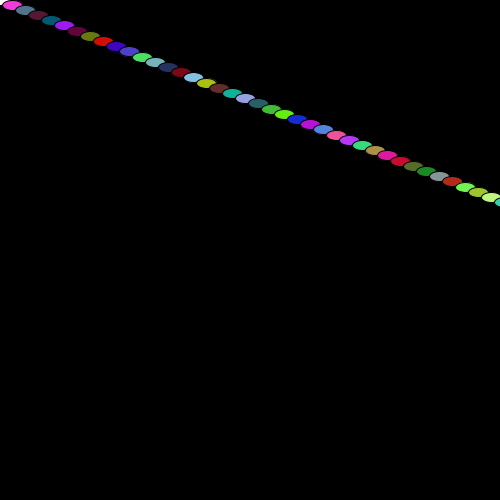
Frame 1 (no input)
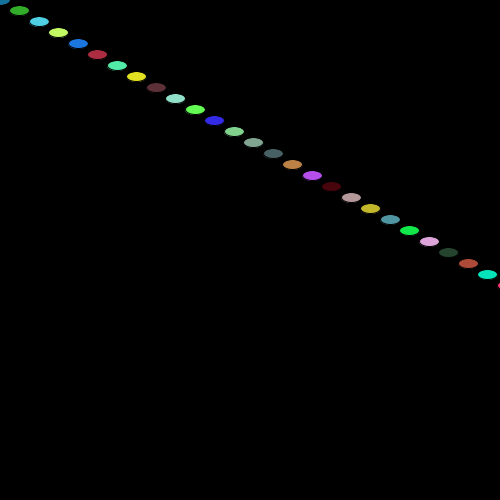
Frame 60 (the mouse pressed at the canvas centre just before this capture)
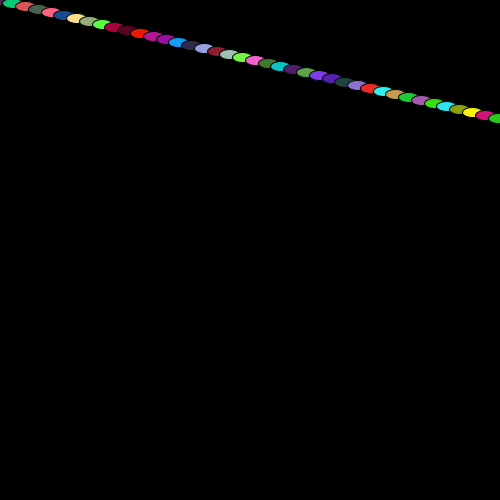
Frame 120 (the mouse held since frame 60 and released just before this capture)

The Processing sketch that drew these frames (run headless with seeded random() and noise(); from frame 60 on, the mouse is pressed at the canvas centre):

// Processing sketch: Lightning
// ── Lightning.pde
float x,y,xDelta,yDelta;
void setup(){
  size(500,500);
  frameRate(60);
}

void draw(){
  x=0;
  y=0;
  xDelta=random(0,20);
  yDelta=random(0,20);

  background(0);
  for(int i=0;i<100;i++){
  ellipse(x,y,20,10);
  fill(random(0,255),random(0,255),random(0,255));
    x=x+xDelta;
    y=y+yDelta;
  }
}
